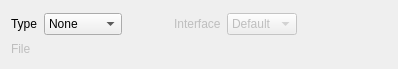
<?xml version="1.0" encoding="UTF-8"?>
<ui version="4.0">
 <class>KVirtualStorageView</class>
 <widget class="QWidget" name="KVirtualStorageView">
  <property name="geometry">
   <rect>
    <x>0</x>
    <y>0</y>
    <width>398</width>
    <height>69</height>
   </rect>
  </property>
  <property name="windowTitle">
   <string>Form</string>
  </property>
  <layout class="QGridLayout" name="gridLayout">
   <item row="5" column="0">
    <widget class="QLabel" name="label_file">
     <property name="enabled">
      <bool>false</bool>
     </property>
     <property name="text">
      <string>File</string>
     </property>
    </widget>
   </item>
   <item row="3" column="0">
    <widget class="QLabel" name="label_type">
     <property name="text">
      <string>Type</string>
     </property>
    </widget>
   </item>
   <item row="3" column="1">
    <widget class="QComboBox" name="comboBox_type">
     <property name="currentIndex">
      <number>0</number>
     </property>
     <item>
      <property name="text">
       <string>None</string>
      </property>
     </item>
     <item>
      <property name="text">
       <string>Disk</string>
      </property>
     </item>
     <item>
      <property name="text">
       <string>CD-Rom</string>
      </property>
     </item>
     <item>
      <property name="text">
       <string>Floppy</string>
      </property>
     </item>
    </widget>
   </item>
   <item row="3" column="3">
    <widget class="QLabel" name="label_interface">
     <property name="enabled">
      <bool>false</bool>
     </property>
     <property name="text">
      <string>Interface</string>
     </property>
    </widget>
   </item>
   <item row="3" column="4">
    <widget class="QComboBox" name="comboBox_interface">
     <property name="enabled">
      <bool>false</bool>
     </property>
     <item>
      <property name="text">
       <string>Default</string>
      </property>
     </item>
     <item>
      <property name="text">
       <string notr="true">ide</string>
      </property>
     </item>
     <item>
      <property name="text">
       <string notr="true">scsi</string>
      </property>
     </item>
     <item>
      <property name="text">
       <string notr="true">sd</string>
      </property>
     </item>
     <item>
      <property name="text">
       <string notr="true">mtd</string>
      </property>
     </item>
     <item>
      <property name="text">
       <string notr="true">floppy</string>
      </property>
     </item>
     <item>
      <property name="text">
       <string notr="true">pflash</string>
      </property>
     </item>
     <item>
      <property name="text">
       <string notr="true">virtio</string>
      </property>
     </item>
    </widget>
   </item>
   <item row="0" column="0" colspan="5">
    <spacer name="verticalSpacer">
     <property name="orientation">
      <enum>Qt::Vertical</enum>
     </property>
     <property name="sizeHint" stdset="0">
      <size>
       <width>20</width>
       <height>40</height>
      </size>
     </property>
    </spacer>
   </item>
   <item row="3" column="2">
    <spacer name="horizontalSpacer">
     <property name="orientation">
      <enum>Qt::Horizontal</enum>
     </property>
     <property name="sizeType">
      <enum>QSizePolicy::Fixed</enum>
     </property>
     <property name="sizeHint" stdset="0">
      <size>
       <width>40</width>
       <height>20</height>
      </size>
     </property>
    </spacer>
   </item>
   <item row="3" column="5">
    <spacer name="horizontalSpacer_2">
     <property name="orientation">
      <enum>Qt::Horizontal</enum>
     </property>
     <property name="sizeHint" stdset="0">
      <size>
       <width>40</width>
       <height>20</height>
      </size>
     </property>
    </spacer>
   </item>
   <item row="6" column="0" colspan="5">
    <spacer name="verticalSpacer_3">
     <property name="orientation">
      <enum>Qt::Vertical</enum>
     </property>
     <property name="sizeHint" stdset="0">
      <size>
       <width>20</width>
       <height>40</height>
      </size>
     </property>
    </spacer>
   </item>
   <item row="5" column="1" colspan="5">
    <widget class="KUrlRequester" name="kurlrequester_file">
     <property name="enabled">
      <bool>false</bool>
     </property>
    </widget>
   </item>
   <item row="4" column="3">
    <spacer name="verticalSpacer_2">
     <property name="orientation">
      <enum>Qt::Vertical</enum>
     </property>
     <property name="sizeHint" stdset="0">
      <size>
       <width>20</width>
       <height>40</height>
      </size>
     </property>
    </spacer>
   </item>
  </layout>
 </widget>
 <customwidgets>
  <customwidget>
   <class>KUrlRequester</class>
   <extends>QFrame</extends>
   <header>kurlrequester.h</header>
  </customwidget>
 </customwidgets>
 <resources/>
 <connections/>
</ui>
